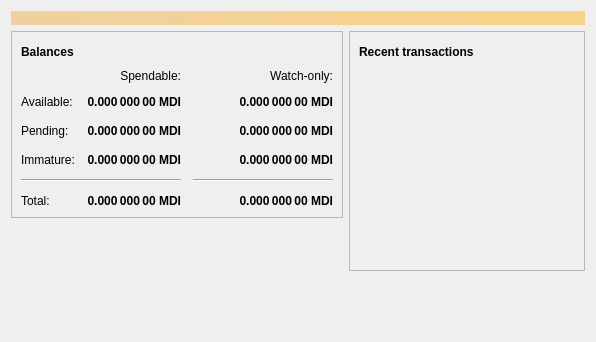
<?xml version="1.0" encoding="UTF-8"?>
<ui version="4.0">
 <class>OverviewPage</class>
 <widget class="QWidget" name="OverviewPage">
  <property name="geometry">
   <rect>
    <x>0</x>
    <y>0</y>
    <width>596</width>
    <height>342</height>
   </rect>
  </property>
  <property name="windowTitle">
   <string>Form</string>
  </property>
  <layout class="QVBoxLayout" name="topLayout">
   <item>
    <widget class="QLabel" name="labelAlerts">
     <property name="visible">
      <bool>false</bool>
     </property>
     <property name="styleSheet">
      <string notr="true">QLabel { background-color: qlineargradient(x1: 0, y1: 0, x2: 1, y2: 0, stop:0 #F0D0A0, stop:1 #F8D488); color:#000000; }</string>
     </property>
     <property name="wordWrap">
      <bool>true</bool>
     </property>
     <property name="margin">
      <number>3</number>
     </property>
     <property name="textInteractionFlags">
      <set>Qt::TextSelectableByMouse</set>
     </property>
    </widget>
   </item>
   <item>
    <layout class="QHBoxLayout" name="horizontalLayout" stretch="1,1">
     <item>
      <layout class="QVBoxLayout" name="verticalLayout_2">
       <item>
        <widget class="QFrame" name="frame">
         <property name="frameShape">
          <enum>QFrame::StyledPanel</enum>
         </property>
         <property name="frameShadow">
          <enum>QFrame::Raised</enum>
         </property>
         <layout class="QVBoxLayout" name="verticalLayout_4">
          <item>
           <layout class="QHBoxLayout" name="horizontalLayout_4">
            <item>
             <widget class="QLabel" name="label_5">
              <property name="font">
               <font>
                <weight>75</weight>
                <bold>true</bold>
               </font>
              </property>
              <property name="text">
               <string>Balances</string>
              </property>
             </widget>
            </item>
            <item>
             <widget class="QPushButton" name="labelWalletStatus">
              <property name="enabled">
               <bool>true</bool>
              </property>
              <property name="maximumSize">
               <size>
                <width>30</width>
                <height>16777215</height>
               </size>
              </property>
              <property name="toolTip">
               <string>The displayed information may be out of date. Your wallet automatically synchronizes with the Medicoin network after a connection is established, but this process has not completed yet.</string>
              </property>
              <property name="text">
               <string/>
              </property>
              <property name="icon">
               <iconset resource="../bitcoin.qrc">
                <normaloff>:/icons/warning</normaloff>
                <disabledoff>:/icons/warning</disabledoff>:/icons/warning</iconset>
              </property>
              <property name="iconSize">
               <size>
                <width>24</width>
                <height>24</height>
               </size>
              </property>
              <property name="flat">
               <bool>true</bool>
              </property>
             </widget>
            </item>
            <item>
             <spacer name="horizontalSpacer_3">
              <property name="orientation">
               <enum>Qt::Horizontal</enum>
              </property>
              <property name="sizeHint" stdset="0">
               <size>
                <width>40</width>
                <height>20</height>
               </size>
              </property>
             </spacer>
            </item>
           </layout>
          </item>
          <item>
           <layout class="QGridLayout" name="gridLayout">
            <property name="spacing">
             <number>12</number>
            </property>
            <item row="2" column="2">
             <widget class="QLabel" name="labelWatchPending">
              <property name="font">
               <font>
                <weight>75</weight>
                <bold>true</bold>
               </font>
              </property>
              <property name="cursor">
               <cursorShape>IBeamCursor</cursorShape>
              </property>
              <property name="toolTip">
               <string>Unconfirmed transactions to watch-only addresses</string>
              </property>
              <property name="text">
               <string notr="true">0.000 000 00 MDI</string>
              </property>
              <property name="alignment">
               <set>Qt::AlignRight|Qt::AlignTrailing|Qt::AlignVCenter</set>
              </property>
              <property name="textInteractionFlags">
               <set>Qt::LinksAccessibleByMouse|Qt::TextSelectableByKeyboard|Qt::TextSelectableByMouse</set>
              </property>
             </widget>
            </item>
            <item row="2" column="1">
             <widget class="QLabel" name="labelUnconfirmed">
              <property name="font">
               <font>
                <weight>75</weight>
                <bold>true</bold>
               </font>
              </property>
              <property name="cursor">
               <cursorShape>IBeamCursor</cursorShape>
              </property>
              <property name="toolTip">
               <string>Total of transactions that have yet to be confirmed, and do not yet count toward the spendable balance</string>
              </property>
              <property name="text">
               <string notr="true">0.000 000 00 MDI</string>
              </property>
              <property name="alignment">
               <set>Qt::AlignRight|Qt::AlignTrailing|Qt::AlignVCenter</set>
              </property>
              <property name="textInteractionFlags">
               <set>Qt::LinksAccessibleByMouse|Qt::TextSelectableByKeyboard|Qt::TextSelectableByMouse</set>
              </property>
             </widget>
            </item>
            <item row="3" column="2">
             <widget class="QLabel" name="labelWatchImmature">
              <property name="font">
               <font>
                <weight>75</weight>
                <bold>true</bold>
               </font>
              </property>
              <property name="cursor">
               <cursorShape>IBeamCursor</cursorShape>
              </property>
              <property name="toolTip">
               <string>Mined balance in watch-only addresses that has not yet matured</string>
              </property>
              <property name="text">
               <string notr="true">0.000 000 00 MDI</string>
              </property>
              <property name="alignment">
               <set>Qt::AlignRight|Qt::AlignTrailing|Qt::AlignVCenter</set>
              </property>
              <property name="textInteractionFlags">
               <set>Qt::LinksAccessibleByMouse|Qt::TextSelectableByKeyboard|Qt::TextSelectableByMouse</set>
              </property>
             </widget>
            </item>
            <item row="4" column="0" colspan="2">
             <widget class="Line" name="line">
              <property name="orientation">
               <enum>Qt::Horizontal</enum>
              </property>
             </widget>
            </item>
            <item row="4" column="2">
             <widget class="Line" name="lineWatchBalance">
              <property name="sizePolicy">
               <sizepolicy hsizetype="Preferred" vsizetype="Fixed">
                <horstretch>0</horstretch>
                <verstretch>0</verstretch>
               </sizepolicy>
              </property>
              <property name="minimumSize">
               <size>
                <width>140</width>
                <height>0</height>
               </size>
              </property>
              <property name="orientation">
               <enum>Qt::Horizontal</enum>
              </property>
             </widget>
            </item>
            <item row="5" column="0">
             <widget class="QLabel" name="labelTotalText">
              <property name="text">
               <string>Total:</string>
              </property>
             </widget>
            </item>
            <item row="3" column="1">
             <widget class="QLabel" name="labelImmature">
              <property name="font">
               <font>
                <weight>75</weight>
                <bold>true</bold>
               </font>
              </property>
              <property name="cursor">
               <cursorShape>IBeamCursor</cursorShape>
              </property>
              <property name="toolTip">
               <string>Mined balance that has not yet matured</string>
              </property>
              <property name="text">
               <string notr="true">0.000 000 00 MDI</string>
              </property>
              <property name="alignment">
               <set>Qt::AlignRight|Qt::AlignTrailing|Qt::AlignVCenter</set>
              </property>
              <property name="textInteractionFlags">
               <set>Qt::LinksAccessibleByMouse|Qt::TextSelectableByKeyboard|Qt::TextSelectableByMouse</set>
              </property>
             </widget>
            </item>
            <item row="2" column="3">
             <spacer name="horizontalSpacer_2">
              <property name="orientation">
               <enum>Qt::Horizontal</enum>
              </property>
              <property name="sizeHint" stdset="0">
               <size>
                <width>40</width>
                <height>20</height>
               </size>
              </property>
             </spacer>
            </item>
            <item row="3" column="0">
             <widget class="QLabel" name="labelImmatureText">
              <property name="text">
               <string>Immature:</string>
              </property>
             </widget>
            </item>
            <item row="5" column="1">
             <widget class="QLabel" name="labelTotal">
              <property name="font">
               <font>
                <weight>75</weight>
                <bold>true</bold>
               </font>
              </property>
              <property name="cursor">
               <cursorShape>IBeamCursor</cursorShape>
              </property>
              <property name="toolTip">
               <string>Your current total balance</string>
              </property>
              <property name="text">
               <string notr="true">0.000 000 00 MDI</string>
              </property>
              <property name="alignment">
               <set>Qt::AlignRight|Qt::AlignTrailing|Qt::AlignVCenter</set>
              </property>
              <property name="textInteractionFlags">
               <set>Qt::LinksAccessibleByMouse|Qt::TextSelectableByKeyboard|Qt::TextSelectableByMouse</set>
              </property>
             </widget>
            </item>
            <item row="5" column="2">
             <widget class="QLabel" name="labelWatchTotal">
              <property name="font">
               <font>
                <weight>75</weight>
                <bold>true</bold>
               </font>
              </property>
              <property name="cursor">
               <cursorShape>IBeamCursor</cursorShape>
              </property>
              <property name="toolTip">
               <string>Current total balance in watch-only addresses</string>
              </property>
              <property name="text">
               <string notr="true">0.000 000 00 MDI</string>
              </property>
              <property name="alignment">
               <set>Qt::AlignRight|Qt::AlignTrailing|Qt::AlignVCenter</set>
              </property>
              <property name="textInteractionFlags">
               <set>Qt::LinksAccessibleByMouse|Qt::TextSelectableByKeyboard|Qt::TextSelectableByMouse</set>
              </property>
             </widget>
            </item>
            <item row="0" column="2">
             <widget class="QLabel" name="labelWatchonly">
              <property name="text">
               <string>Watch-only:</string>
              </property>
              <property name="alignment">
               <set>Qt::AlignRight|Qt::AlignTrailing|Qt::AlignVCenter</set>
              </property>
             </widget>
            </item>
            <item row="1" column="0">
             <widget class="QLabel" name="labelBalanceText">
              <property name="text">
               <string>Available:</string>
              </property>
             </widget>
            </item>
            <item row="1" column="1">
             <widget class="QLabel" name="labelBalance">
              <property name="font">
               <font>
                <weight>75</weight>
                <bold>true</bold>
               </font>
              </property>
              <property name="cursor">
               <cursorShape>IBeamCursor</cursorShape>
              </property>
              <property name="toolTip">
               <string>Your current spendable balance</string>
              </property>
              <property name="text">
               <string notr="true">0.000 000 00 MDI</string>
              </property>
              <property name="alignment">
               <set>Qt::AlignRight|Qt::AlignTrailing|Qt::AlignVCenter</set>
              </property>
              <property name="textInteractionFlags">
               <set>Qt::LinksAccessibleByMouse|Qt::TextSelectableByKeyboard|Qt::TextSelectableByMouse</set>
              </property>
             </widget>
            </item>
            <item row="1" column="2">
             <widget class="QLabel" name="labelWatchAvailable">
              <property name="font">
               <font>
                <weight>75</weight>
                <bold>true</bold>
               </font>
              </property>
              <property name="cursor">
               <cursorShape>IBeamCursor</cursorShape>
              </property>
              <property name="toolTip">
               <string>Your current balance in watch-only addresses</string>
              </property>
              <property name="text">
               <string notr="true">0.000 000 00 MDI</string>
              </property>
              <property name="alignment">
               <set>Qt::AlignRight|Qt::AlignTrailing|Qt::AlignVCenter</set>
              </property>
              <property name="textInteractionFlags">
               <set>Qt::LinksAccessibleByMouse|Qt::TextSelectableByKeyboard|Qt::TextSelectableByMouse</set>
              </property>
             </widget>
            </item>
            <item row="2" column="0">
             <widget class="QLabel" name="labelPendingText">
              <property name="text">
               <string>Pending:</string>
              </property>
             </widget>
            </item>
            <item row="0" column="1">
             <widget class="QLabel" name="labelSpendable">
              <property name="text">
               <string>Spendable:</string>
              </property>
              <property name="alignment">
               <set>Qt::AlignRight|Qt::AlignTrailing|Qt::AlignVCenter</set>
              </property>
             </widget>
            </item>
           </layout>
          </item>
         </layout>
        </widget>
       </item>
       <item>
        <spacer name="verticalSpacer">
         <property name="orientation">
          <enum>Qt::Vertical</enum>
         </property>
         <property name="sizeHint" stdset="0">
          <size>
           <width>20</width>
           <height>40</height>
          </size>
         </property>
        </spacer>
       </item>
      </layout>
     </item>
     <item>
      <layout class="QVBoxLayout" name="verticalLayout_3">
       <item>
        <widget class="QFrame" name="frame_2">
         <property name="frameShape">
          <enum>QFrame::StyledPanel</enum>
         </property>
         <property name="frameShadow">
          <enum>QFrame::Raised</enum>
         </property>
         <layout class="QVBoxLayout" name="verticalLayout">
          <item>
           <layout class="QHBoxLayout" name="horizontalLayout_2">
            <item>
             <widget class="QLabel" name="label_4">
              <property name="font">
               <font>
                <weight>75</weight>
                <bold>true</bold>
               </font>
              </property>
              <property name="text">
               <string>Recent transactions</string>
              </property>
             </widget>
            </item>
            <item>
             <widget class="QPushButton" name="labelTransactionsStatus">
              <property name="enabled">
               <bool>true</bool>
              </property>
              <property name="maximumSize">
               <size>
                <width>30</width>
                <height>16777215</height>
               </size>
              </property>
              <property name="toolTip">
               <string>The displayed information may be out of date. Your wallet automatically synchronizes with the Medicoin network after a connection is established, but this process has not completed yet.</string>
              </property>
              <property name="text">
               <string/>
              </property>
              <property name="icon">
               <iconset resource="../bitcoin.qrc">
                <normaloff>:/icons/warning</normaloff>
                <disabledoff>:/icons/warning</disabledoff>:/icons/warning</iconset>
              </property>
              <property name="iconSize">
               <size>
                <width>24</width>
                <height>24</height>
               </size>
              </property>
              <property name="flat">
               <bool>true</bool>
              </property>
             </widget>
            </item>
            <item>
             <spacer name="horizontalSpacer">
              <property name="orientation">
               <enum>Qt::Horizontal</enum>
              </property>
              <property name="sizeHint" stdset="0">
               <size>
                <width>40</width>
                <height>20</height>
               </size>
              </property>
             </spacer>
            </item>
           </layout>
          </item>
          <item>
           <widget class="QListView" name="listTransactions">
            <property name="styleSheet">
             <string notr="true">QListView { background: transparent; }</string>
            </property>
            <property name="frameShape">
             <enum>QFrame::NoFrame</enum>
            </property>
            <property name="verticalScrollBarPolicy">
             <enum>Qt::ScrollBarAlwaysOff</enum>
            </property>
            <property name="horizontalScrollBarPolicy">
             <enum>Qt::ScrollBarAlwaysOff</enum>
            </property>
            <property name="selectionMode">
             <enum>QAbstractItemView::NoSelection</enum>
            </property>
           </widget>
          </item>
         </layout>
        </widget>
       </item>
       <item>
        <spacer name="verticalSpacer_2">
         <property name="orientation">
          <enum>Qt::Vertical</enum>
         </property>
         <property name="sizeHint" stdset="0">
          <size>
           <width>20</width>
           <height>40</height>
          </size>
         </property>
        </spacer>
       </item>
      </layout>
     </item>
    </layout>
   </item>
  </layout>
 </widget>
 <resources/>
 <connections/>
</ui>
